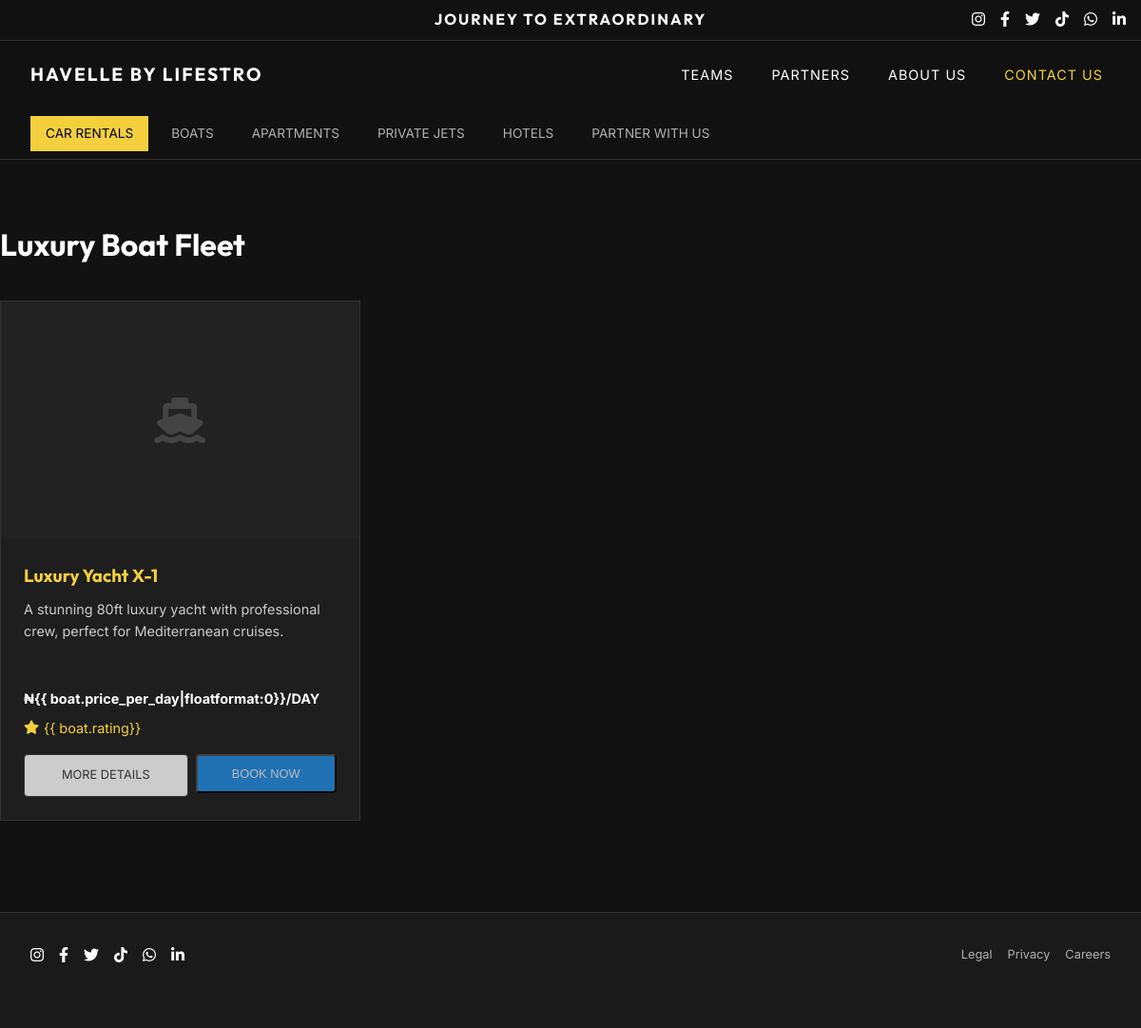
The app's page /boats/ with its own data.
### landing/models.py (models this page shows, shortened)
class RentalItem(models.Model):
    category = models.ForeignKey(Category, on_delete=models.CASCADE, related_name='items')
    name = models.CharField(max_length=200)
    description = models.TextField()
    price_per_day = models.DecimalField(max_digits=10, decimal_places=2)
    rating = models.DecimalField(max_digits=3, decimal_places=1, default=5.0)
    image = models.ImageField(upload_to='rentals/')
    video_url = models.URLField(blank=True, null=True, help_text="Link to YouTube or Vimeo video")
    is_featured = models.BooleanField(default=False)

### landing/views.py (the view)
# urls.py: path('boats/', views.boat_list, name='boat_list'),
def boat_list(request):
    boats = RentalItem.objects.filter(category__slug='boats')
    return render(request, 'landing/boat_list.html', {'boats': boats})

### landing/templates/landing/boat_list.html (shortened to what this page needs)
{% extends 'landing/index.html' %}
{% load static %}
{% block content %}
    <main class="container" style="padding: 4rem 0;">
        <h1 style="color: white; margin-bottom: 2rem;">Luxury Boat Fleet</h1>
        <div class="items-grid">
            {% for boat in boats %}
            <div class="item-card">
                {% if boat.image %}
                <div class="item-img"
                    style="background-image: url('{{ boat.image.url }}'); height: 250px; background-size: cover; background-position: center;">
                </div>
                {% else %}
                <div
                    style="height: 250px; background: #222; display: flex; align-items: center; justify-content: center; color: #444;">
                    <i class="fas fa-ship fa-3x"></i>
                </div>
                {% endif %}
                <div class="item-details" style="padding: 1.5rem;">
                    <h3 style="color: var(--accent-gold); margin-bottom: 0.5rem;">{{ boat.name }}</h3>
                    <p style="color: #ccc; font-size: 0.9rem; margin-bottom: 1.5rem;">
                        {{boat.description|truncatewords:20 }}</p>
                </div>
                <div class="item-info"
                    style="padding: 0 1.5rem 1rem; display: flex; justify-content: space-between; align-items: center;">
                    <span class="price" style="color: white; font-weight: 700;">₦{{
                        boat.price_per_day|floatformat:0}}/DAY</span>
                    <span class="rating" style="color: var(--accent-gold);"><i class="fas fa-star"></i> {{
                        boat.rating}}</span>
                </div>
                <div class="item-actions" style="padding: 0 1.5rem 1.5rem; display: flex; gap: 0.5rem;">
                    <a href="{% url 'item_detail' boat.id %}" class="btn-outline"
                        style="flex: 1; text-align: center; font-size: 0.8rem; padding: 0.7rem; border-radius: 4px;">MORE
                        DETAILS</a>
                    <form method="POST" action="{% url 'book_item' boat.id %}" style="flex: 1;">
                        {% if user.is_authenticated %}
                        <button type="submit" class="btn-fill"
                            style="width: 100%; border-radius: 4px; padding: 0.7rem; font-size: 0.8rem;">
                            BOOK NOW
                        </button>
                        {% else %}
                        <button type="button" class="btn-fill"
                            onclick="alert('You must be logged in to book an item.');"
                            style="width: 100%; border-radius: 4px; padding: 0.7rem; font-size: 0.8rem; opacity: 0.7;">
                            BOOK NOW
                        </button>
                        {% endif %}
                    </form>
                </div>
            </div>
            {% empty %}
            <p style="color: white;">No boats available at the moment.</p>
            {% endfor %}
        </div>
    </main>
{% endblock %}

### landing/static/landing/css/style.css (style rules this page uses)
:root { --bg-color: #121212; --card-bg: #1e1e1e; --text-primary: #ffffff; --text-secondary: #b0b0b0; --accent-gold: #f4d03f; --accent-blue: #2196f3; --accent-blue-hover: #1976d2; --border-color: #333333; --input-bg: #2a2a2a; --transition-smooth: all 0.3s cubic-bezier(0.4, 0, 0.2, 1); }
* { margin: 0; padding: 0; box-sizing: border-box; }
body { background-color: var(--bg-color); color: var(--text-primary); font-family: 'Inter', sans-serif; line-height: 1.6; overflow-x: hidden; }
h1, h2, h3, .logo { font-family: 'Outfit', sans-serif; }
a { text-decoration: none; color: inherit; transition: var(--transition-smooth); }
.container { max-width: 1400px; margin: 0 auto; padding: 0 2rem; }
.items-grid { display: grid; grid-template-columns: repeat(auto-fill, minmax(320px, 1fr)); gap: 1.5rem; }
.item-card { background: var(--card-bg); border: 1px solid var(--border-color); overflow: hidden; transition: var(--transition-smooth); position: relative; }
.item-info { padding: 1.5rem; display: flex; justify-content: space-between; align-items: center; }
.price { font-weight: 700; font-size: 1.1rem; }
.rating { color: var(--accent-gold); display: flex; align-items: center; gap: 0.3rem; }
.btn-outline { border: 1px solid var(--border-color); padding: 1rem 4rem; font-size: 0.9rem; background: #ccc; color: #333; }
.btn-fill { background: var(--accent-blue); padding: 1rem 4rem; color: white; }

### records on screen
RentalItem: name "Luxury Yacht X-1", description "A stunning 80ft luxury yacht with professional crew, perfect for Mediterranean cruises."
